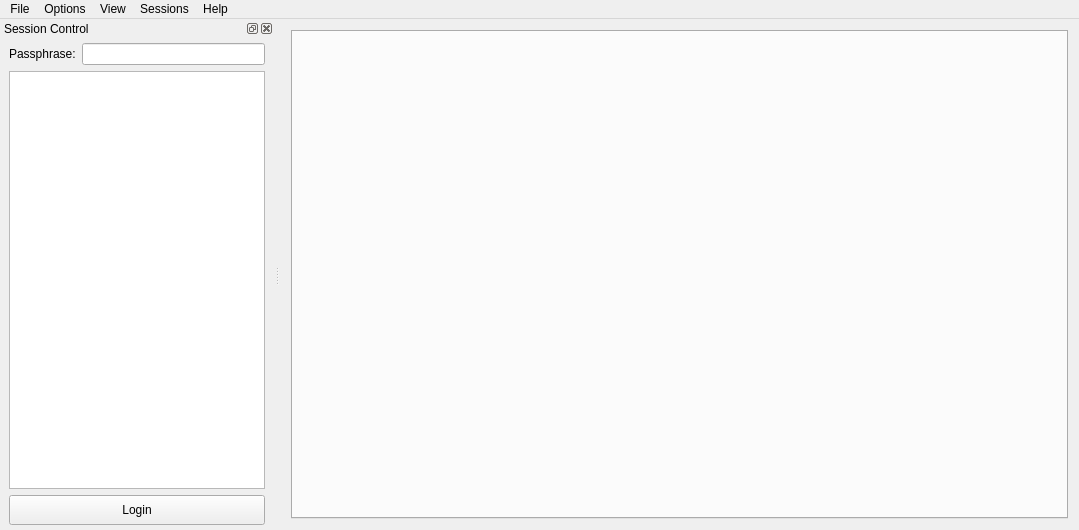
<?xml version="1.0" encoding="UTF-8"?>
<ui version="4.0">
 <class>MainWindow</class>
 <widget class="QMainWindow" name="MainWindow">
  <property name="geometry">
   <rect>
    <x>0</x>
    <y>0</y>
    <width>1079</width>
    <height>530</height>
   </rect>
  </property>
  <property name="windowTitle">
   <string>AutoPutty</string>
  </property>
  <property name="windowIcon">
   <iconset resource="resources.qrc">
    <normaloff>:/icons/AutoPutty.ico</normaloff>:/icons/AutoPutty.ico</iconset>
  </property>
  <widget class="QWidget" name="centralWidget">
   <layout class="QGridLayout" name="gridLayout">
    <item row="0" column="0">
     <widget class="QTabWidget" name="tabWidget">
      <property name="minimumSize">
       <size>
        <width>200</width>
        <height>200</height>
       </size>
      </property>
      <property name="contextMenuPolicy">
       <enum>Qt::CustomContextMenu</enum>
      </property>
      <property name="currentIndex">
       <number>-1</number>
      </property>
      <property name="tabsClosable">
       <bool>true</bool>
      </property>
     </widget>
    </item>
   </layout>
  </widget>
  <widget class="QMenuBar" name="menuBar">
   <property name="geometry">
    <rect>
     <x>0</x>
     <y>0</y>
     <width>1079</width>
     <height>21</height>
    </rect>
   </property>
   <property name="defaultUp">
    <bool>false</bool>
   </property>
   <property name="nativeMenuBar">
    <bool>true</bool>
   </property>
   <widget class="QMenu" name="menuFile">
    <property name="title">
     <string>File</string>
    </property>
    <addaction name="actionNew_Tab"/>
    <addaction name="actionClose_All_Tabs"/>
    <addaction name="separator"/>
    <addaction name="actionExit"/>
   </widget>
   <widget class="QMenu" name="menuOptions">
    <property name="title">
     <string>Options</string>
    </property>
    <widget class="QMenu" name="menuTab_Control">
     <property name="title">
      <string>Tab Control</string>
     </property>
     <widget class="QMenu" name="menuDefault_Tab_Action">
      <property name="title">
       <string>Default Tab Action</string>
      </property>
      <addaction name="actionCurrent_Tab"/>
     </widget>
     <addaction name="actionChange_Tab_Title"/>
     <addaction name="separator"/>
     <addaction name="menuDefault_Tab_Action"/>
    </widget>
    <addaction name="actionUser_Setup"/>
    <addaction name="actionRefresh_Sessions"/>
    <addaction name="actionChange_Putty_Settings"/>
    <addaction name="separator"/>
    <addaction name="menuTab_Control"/>
   </widget>
   <widget class="QMenu" name="menuView">
    <property name="title">
     <string>View</string>
    </property>
   </widget>
   <widget class="QMenu" name="menuSessions">
    <property name="title">
     <string>Sessions</string>
    </property>
   </widget>
   <widget class="QMenu" name="menuHelp">
    <property name="title">
     <string>Help</string>
    </property>
    <addaction name="actionAbout"/>
   </widget>
   <addaction name="menuFile"/>
   <addaction name="menuOptions"/>
   <addaction name="menuView"/>
   <addaction name="menuSessions"/>
   <addaction name="menuHelp"/>
  </widget>
  <widget class="QDockWidget" name="dockControl">
   <property name="allowedAreas">
    <set>Qt::LeftDockWidgetArea|Qt::RightDockWidgetArea</set>
   </property>
   <property name="windowTitle">
    <string>Session Control</string>
   </property>
   <attribute name="dockWidgetArea">
    <number>1</number>
   </attribute>
   <widget class="QWidget" name="dockWidgetContents_5">
    <layout class="QVBoxLayout" name="verticalLayout_2">
     <property name="spacing">
      <number>6</number>
     </property>
     <property name="leftMargin">
      <number>9</number>
     </property>
     <property name="topMargin">
      <number>5</number>
     </property>
     <property name="rightMargin">
      <number>9</number>
     </property>
     <property name="bottomMargin">
      <number>5</number>
     </property>
     <item>
      <layout class="QHBoxLayout" name="horizontalLayout">
       <item>
        <widget class="QLabel" name="lblPassphrase">
         <property name="sizePolicy">
          <sizepolicy hsizetype="Fixed" vsizetype="Preferred">
           <horstretch>0</horstretch>
           <verstretch>0</verstretch>
          </sizepolicy>
         </property>
         <property name="text">
          <string>Passphrase:</string>
         </property>
        </widget>
       </item>
       <item>
        <widget class="QLineEdit" name="txtPassphrase">
         <property name="sizePolicy">
          <sizepolicy hsizetype="Ignored" vsizetype="Fixed">
           <horstretch>0</horstretch>
           <verstretch>0</verstretch>
          </sizepolicy>
         </property>
         <property name="echoMode">
          <enum>QLineEdit::Password</enum>
         </property>
        </widget>
       </item>
      </layout>
     </item>
     <item>
      <widget class="QListWidget" name="lwSessions">
       <property name="sizePolicy">
        <sizepolicy hsizetype="Expanding" vsizetype="Expanding">
         <horstretch>0</horstretch>
         <verstretch>0</verstretch>
        </sizepolicy>
       </property>
       <property name="minimumSize">
        <size>
         <width>100</width>
         <height>0</height>
        </size>
       </property>
       <property name="contextMenuPolicy">
        <enum>Qt::CustomContextMenu</enum>
       </property>
       <property name="alternatingRowColors">
        <bool>true</bool>
       </property>
       <property name="selectionMode">
        <enum>QAbstractItemView::ExtendedSelection</enum>
       </property>
       <property name="resizeMode">
        <enum>QListView::Adjust</enum>
       </property>
      </widget>
     </item>
     <item>
      <widget class="QPushButton" name="btnLogin">
       <property name="minimumSize">
        <size>
         <width>0</width>
         <height>30</height>
        </size>
       </property>
       <property name="text">
        <string>Login</string>
       </property>
      </widget>
     </item>
    </layout>
   </widget>
  </widget>
  <action name="actionExit">
   <property name="checkable">
    <bool>false</bool>
   </property>
   <property name="text">
    <string>E&amp;xit</string>
   </property>
   <property name="iconText">
    <string>Exit</string>
   </property>
   <property name="iconVisibleInMenu">
    <bool>false</bool>
   </property>
  </action>
  <action name="actionClose_All_Tabs">
   <property name="text">
    <string>Close All Tabs</string>
   </property>
  </action>
  <action name="actionChange_Putty_Settings">
   <property name="text">
    <string>Change Putty Settings</string>
   </property>
  </action>
  <action name="actionUser_Setup">
   <property name="text">
    <string>User Setup</string>
   </property>
  </action>
  <action name="actionChange_Tab_Title">
   <property name="text">
    <string>Change Tab Title</string>
   </property>
  </action>
  <action name="actionHelp">
   <property name="text">
    <string>help</string>
   </property>
  </action>
  <action name="actionOpen_In_Current_Tab">
   <property name="text">
    <string>Open In Current Tab</string>
   </property>
  </action>
  <action name="actionOpen_in_New_Tab">
   <property name="text">
    <string>Open in New Tab</string>
   </property>
  </action>
  <action name="actionCurrent_Tab">
   <property name="checkable">
    <bool>true</bool>
   </property>
   <property name="checked">
    <bool>true</bool>
   </property>
   <property name="text">
    <string>Current Tab</string>
   </property>
  </action>
  <action name="actionNew_Tab">
   <property name="text">
    <string>New Tab</string>
   </property>
  </action>
  <action name="actionRefresh_Sessions">
   <property name="text">
    <string>Refresh Sessions</string>
   </property>
  </action>
  <action name="actionAbout">
   <property name="text">
    <string>About AutoPutty</string>
   </property>
  </action>
  <action name="actionOpen_Standalone">
   <property name="text">
    <string>Open Standalone</string>
   </property>
  </action>
 </widget>
 <layoutdefault spacing="6" margin="11"/>
 <tabstops>
  <tabstop>txtPassphrase</tabstop>
  <tabstop>lwSessions</tabstop>
  <tabstop>btnLogin</tabstop>
  <tabstop>tabWidget</tabstop>
 </tabstops>
 <resources>
  <include location="resources.qrc"/>
 </resources>
 <connections/>
</ui>
